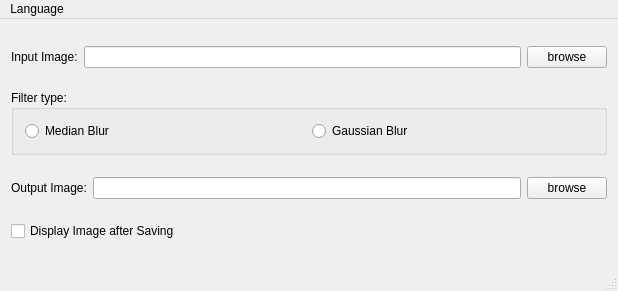
<?xml version="1.0" encoding="UTF-8"?>
<ui version="4.0">
 <class>MainWindow</class>
 <widget class="QMainWindow" name="MainWindow">
  <property name="geometry">
   <rect>
    <x>0</x>
    <y>0</y>
    <width>618</width>
    <height>291</height>
   </rect>
  </property>
  <property name="windowTitle">
   <string>Blurrer</string>
  </property>
  <widget class="QWidget" name="centralWidget">
   <layout class="QVBoxLayout" name="verticalLayout">
    <item>
     <layout class="QHBoxLayout" name="horizontalLayout">
      <item>
       <widget class="QLabel" name="label_5">
        <property name="text">
         <string>Input Image:</string>
        </property>
       </widget>
      </item>
      <item>
       <widget class="QLineEdit" name="inputLineEdit"/>
      </item>
      <item>
       <widget class="QPushButton" name="input_button_browse">
        <property name="text">
         <string>browse</string>
        </property>
       </widget>
      </item>
     </layout>
    </item>
    <item>
     <widget class="QGroupBox" name="groupBox">
      <property name="sizePolicy">
       <sizepolicy hsizetype="Minimum" vsizetype="Fixed">
        <horstretch>0</horstretch>
        <verstretch>0</verstretch>
       </sizepolicy>
      </property>
      <property name="title">
       <string>Filter type:</string>
      </property>
      <layout class="QHBoxLayout" name="horizontalLayout_5">
       <item>
        <widget class="QRadioButton" name="mblur_radiobutton">
         <property name="text">
          <string>Median Blur</string>
         </property>
        </widget>
       </item>
       <item>
        <widget class="QRadioButton" name="gblur_radiobutton">
         <property name="text">
          <string>Gaussian Blur</string>
         </property>
        </widget>
       </item>
      </layout>
     </widget>
    </item>
    <item>
     <layout class="QHBoxLayout" name="horizontalLayout_4">
      <item>
       <widget class="QLabel" name="label_7">
        <property name="text">
         <string>Output Image:</string>
        </property>
       </widget>
      </item>
      <item>
       <widget class="QLineEdit" name="OutputLineEdit"/>
      </item>
      <item>
       <widget class="QPushButton" name="output_button_browse">
        <property name="text">
         <string>browse</string>
        </property>
       </widget>
      </item>
     </layout>
    </item>
    <item>
     <widget class="QCheckBox" name="display_image_checkbox">
      <property name="text">
       <string>Display Image after Saving</string>
      </property>
     </widget>
    </item>
   </layout>
  </widget>
  <widget class="QStatusBar" name="statusBar"/>
  <widget class="QMenuBar" name="menuBar">
   <property name="geometry">
    <rect>
     <x>0</x>
     <y>0</y>
     <width>618</width>
     <height>20</height>
    </rect>
   </property>
   <widget class="QMenu" name="menuLanguage">
    <property name="title">
     <string>Language</string>
    </property>
    <addaction name="actionEnglish"/>
    <addaction name="separator"/>
    <addaction name="actionUkrainian"/>
    <addaction name="separator"/>
    <addaction name="separator"/>
    <addaction name="actionRussian"/>
    <addaction name="separator"/>
   </widget>
   <addaction name="menuLanguage"/>
  </widget>
  <action name="actionEnglish">
   <property name="text">
    <string>English</string>
   </property>
  </action>
  <action name="actionUkrainian">
   <property name="text">
    <string>Ukrainian</string>
   </property>
  </action>
  <action name="actionRussian">
   <property name="text">
    <string>Russian</string>
   </property>
  </action>
 </widget>
 <layoutdefault spacing="6" margin="11"/>
 <resources/>
 <connections/>
</ui>
